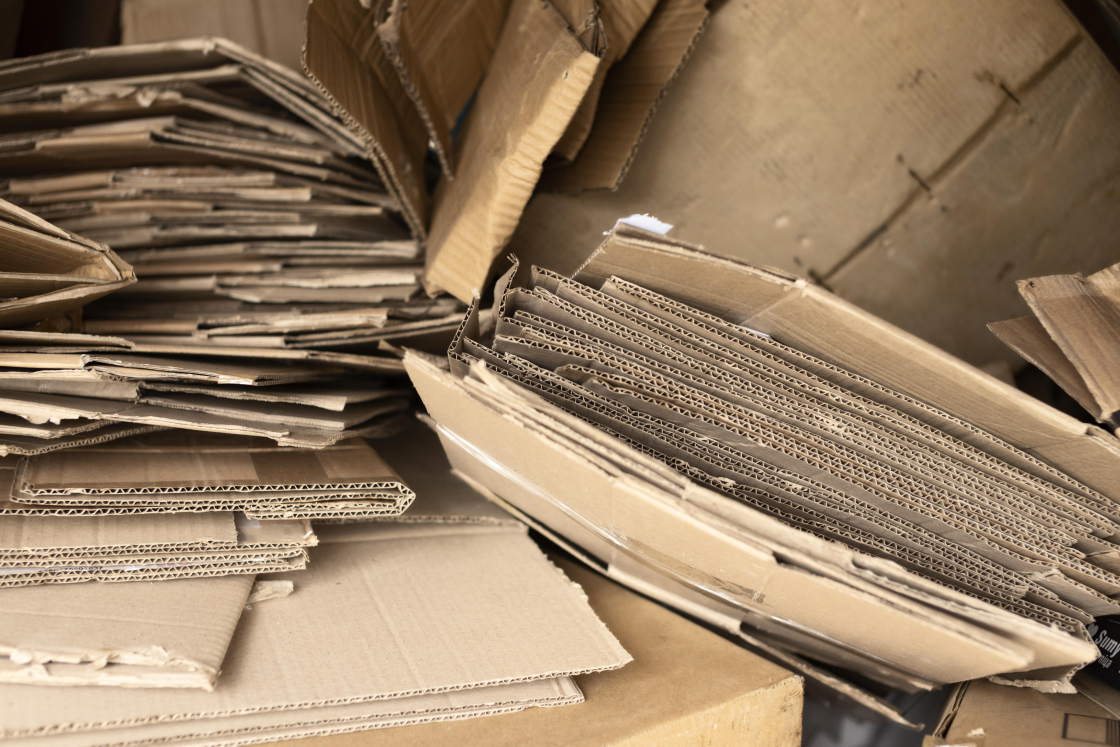
#> input picture modules/module3/photos/cardboard.jpg, 6720 x 4480 px (shown at 1/6 size)
$ python -i recycling_engine.py   (imports and definitions only)
#> lines starting #> are read from the running program, lines starting #| are printed output that depends on the picture
"""
recycling_engine.py
--------------------
Backend "brain" for the AI Recycling Assistant & DIY Guide feature.

Responsibilities:
1. analyze_image_opencv()  -> a lightweight OpenCV-based heuristic that looks
   at an uploaded photo (colour, saturation, brightness, edge density) and
   guesses which waste category it most likely belongs to. This is a simple
   rule-based "computer vision" fallback -- it runs entirely on the server
   with no external model file needed.

   For real machine-learning-grade accuracy, the frontend (ai_assistant.html)
   also supports plugging in a model trained with Google's Teachable Machine
   (TensorFlow.js) that runs client-side in the browser. Whichever source
   provides a classification, it is routed through the same decision engine
   below.

2. get_diy_guide() / DIY_GUIDES -> the "decision engine": given a waste
   category, returns curated DIY reuse ideas, step-by-step instructions,
   safety tips and a suggested video search query.

3. youtube_search_url() -> builds a safe YouTube *search* link for the idea
   (we never hardcode a specific video id, since we can't verify a real
   video exists/stays up -- the search link always works).
"""

from urllib.parse import quote_plus

import numpy as np
import cv2

# Categories kept identical to the `category` values already used for
# marketplace listings, so detection results map 1:1 onto the site.
CATEGORIES = ["plastic", "paper", "glass", "metal", "e-waste", "clothes"]


# ---------------------------------------------------------------------------
# 1. OpenCV heuristic material detector
# ---------------------------------------------------------------------------
def analyze_image_opencv(image_bytes):
    """
    Very lightweight, dependency-free 'AI material detector'.

    Takes raw image bytes (from a Flask FileStorage.read()), decodes them
    with OpenCV, and scores each category using simple colour/texture cues.
    Returns: {"material": <best category>, "confidence": <0-100 float>,
              "scores": {category: score, ...}}

    NOTE: this is a heuristic, not a trained neural network. It is meant as
    an always-available fallback / second opinion alongside the optional
    Teachable Machine model on the frontend.
    """
    file_bytes = np.frombuffer(image_bytes, dtype=np.uint8)
    img = cv2.imdecode(file_bytes, cv2.IMREAD_COLOR)

    if img is None:
        raise ValueError("Could not decode image")

    # Normalize size for consistent, fast analysis
    img = cv2.resize(img, (200, 200))
    hsv = cv2.cvtColor(img, cv2.COLOR_BGR2HSV)
    gray = cv2.cvtColor(img, cv2.COLOR_BGR2GRAY)

    hue, sat, val = cv2.split(hsv)
    mean_hue = float(np.mean(hue))
    mean_sat = float(np.mean(sat))
    mean_val = float(np.mean(val))
    std_val = float(np.std(val))  # brightness variation -> shiny/specular surfaces

    edges = cv2.Canny(gray, 60, 160)
    edge_density = float(np.count_nonzero(edges)) / edges.size  # 0-1, texture/complexity

    scores = {cat: 0.0 for cat in CATEGORIES}

    # Metal: fairly low colour saturation, but bright specular highlights
    # (big brightness swings) from reflective surfaces.
    scores["metal"] += max(0, 60 - mean_sat) * 0.6
    scores["metal"] += min(std_val, 80) * 0.8

    # Glass: low saturation, high overall brightness (clear/reflective),
    # relatively smooth (low edge density).
    scores["glass"] += max(0, 60 - mean_sat) * 0.5
    scores["glass"] += mean_val * 0.3
    scores["glass"] += max(0, 0.25 - edge_density) * 100

    # Plastic: usually the most saturated / colourful category (bright
    # packaging, bottles, toys).
    scores["plastic"] += mean_sat * 0.9

    # Paper/cardboard: warm tan/brown hues (~10-30 in OpenCV's 0-179 hue
    # range) with a visibly textured/fibrous surface.
    if 8 <= mean_hue <= 35:
        scores["paper"] += 40
    scores["paper"] += edge_density * 60
    scores["paper"] += max(0, 40 - mean_sat) * 0.3

    # E-waste: circuit boards are commonly green, casings often black/dark
    # with lots of small components -> high edge density + low brightness.
    if 40 <= mean_hue <= 90:
        scores["e-waste"] += 35
    scores["e-waste"] += max(0, 120 - mean_val) * 0.25
    scores["e-waste"] += edge_density * 70

    # Clothes/fabric: varied colour + high texture from weave/patterns.
    scores["clothes"] += edge_density * 50
    scores["clothes"] += min(mean_sat, 150) * 0.35

    best_category = max(scores, key=scores.get)
    total = sum(scores.values()) or 1.0
    confidence = round((scores[best_category] / total) * 100, 1)

    return {
        "material": best_category,
        "confidence": confidence,
        "scores": {k: round(v, 1) for k, v in scores.items()},
    }


# ---------------------------------------------------------------------------
# 2. Decision engine: DIY ideas, steps & safety tips per category
# ---------------------------------------------------------------------------
DIY_GUIDES = {
    "plastic": {
        "display_name": "Plastic",
        "icon": "♻️",
        "general_safety": [
            "Rinse and dry the item before working with it.",
            "Use scissors/cutters away from your body; ask an adult to help with cutting if you're a minor.",
            "Sand or tape any sharp cut edges before handling.",
        ],
        "ideas": [
            {
                "title": "Self-Watering Bottle Planter",
                "difficulty": "Easy",
                "time": "15 mins",
                "materials_needed": [
                    "1 plastic bottle (1–2 L)",
                    "Scissors or a cutter",
                    "A strip of cotton rope or old cloth (~20 cm)",
                    "Potting soil",
                    "A small seedling or seeds",
                ],
                "steps": [
                    "Wash and dry the bottle, and peel off the label.",
                    "Mark a line about one-third of the way down from the neck, then cut the bottle in half.",
                    "Poke a small hole in the cap and thread the rope/cloth strip through it — this becomes the water wick.",
                    "Turn the top half upside down (neck facing down) and rest it inside the bottom half.",
                    "Fill the top half with soil and your plant; fill the bottom half with water so the wick can draw it up over time.",
                ],
                "safety_tips": [
                    "Cut on a stable surface, keeping fingers away from the blade path.",
                    "Round off or tape the cut rim so it isn't sharp.",
                ],
                "video_query": "DIY self watering planter from plastic bottle",
            },
            {
                "title": "Plastic Bottle Bird Feeder",
                "difficulty": "Easy",
                "time": "20 mins",
                "materials_needed": [
                    "1 plastic bottle",
                    "2 wooden spoons or sticks",
                    "String",
                    "Birdseed",
                ],
                "steps": [
                    "Clean the bottle thoroughly and remove the label.",
                    "About a third up from the base, cut two small X-shaped slits on opposite sides for the spoon handles.",
                    "Just above each slit, cut a small hole so seed can trickle onto the spoon.",
                    "Push the spoon handles through the X-slits so the spoon bowls sit outside as little perches/trays.",
                    "Poke two holes near the neck, thread string through to hang it, then fill with birdseed via the neck.",
                ],
                "safety_tips": [
                    "Use blunt-tipped scissors and have an adult help pierce the holes.",
                    "Hang the feeder somewhere it won't fall on anyone below.",
                ],
                "video_query": "DIY plastic bottle bird feeder tutorial",
            },
        ],
    },
    "paper": {
        "display_name": "Paper / Cardboard",
        "icon": "📦",
        "general_safety": [
            "Keep blenders/mixers unplugged before cleaning them out.",
            "Work over a tray or basin — pulping paper is messy.",
            "Let all glue/paste-based crafts dry in a ventilated area.",
        ],
        "ideas": [
            {
                "title": "Handmade Recycled Paper Sheets",
                "difficulty": "Medium",
                "time": "1–2 hrs (+ drying overnight)",
                "materials_needed": [
                    "Waste paper or newspaper",
                    "Water",
                    "A blender (for pulping)",
                    "A frame with mesh/screen (an old photo frame + net works)",
                    "A basin and a cloth or sponge",
                ],
                "steps": [
                    "Tear the paper into small pieces and soak in water for a few hours.",
                    "Blend the soaked paper with plenty of water into a smooth pulp.",
                    "Pour the pulp into a basin of water, dip the screen frame in, and lift it flat to catch an even layer of pulp.",
                    "Press the wet sheet with a cloth or sponge to squeeze out excess water.",
                    "Carefully flip the sheet onto a dry cloth and let it air-dry for 24 hours, then peel it off.",
                ],
                "safety_tips": [
                    "An adult should operate the blender.",
                    "Don't put fingers near the screen mesh edges — trim any sharp wire ends first.",
                ],
                "video_query": "how to make recycled paper at home DIY",
            },
            {
                "title": "Paper Mâché Storage Bowl",
                "difficulty": "Medium",
                "time": "2 days (mostly drying time)",
                "materials_needed": [
                    "Newspaper, torn into strips",
                    "Flour + water paste (or diluted white glue)",
                    "A balloon",
                    "Paint (optional)",
                ],
                "steps": [
                    "Blow up the balloon to your desired bowl size.",
                    "Dip newspaper strips in the paste and layer them over half the balloon, 3–4 layers thick.",
                    "Let it dry fully for 24–48 hours in a ventilated spot.",
                    "Pop the balloon and trim the rim neatly with scissors.",
                    "Paint and decorate once completely dry.",
                ],
                "safety_tips": [
                    "Work in a well-ventilated room, especially if using glue-based paste.",
                    "Wash hands after handling the paste; keep away from eyes.",
                ],
                "video_query": "paper mache bowl DIY tutorial",
            },
        ],
    },
    "glass": {
        "display_name": "Glass",
        "icon": "🍾",
        "general_safety": [
            "Inspect jars/bottles for cracks or chips before reusing — discard anything damaged.",
            "Wear gloves when cleaning glass, especially if a piece has broken.",
            "Prefer battery LED tealights over open flame inside glass crafts.",
        ],
        "ideas": [
            {
                "title": "Glass Jar Herb Garden",
                "difficulty": "Easy",
                "time": "20 mins",
                "materials_needed": [
                    "A clean glass jar",
                    "Small stones or pebbles (for drainage)",
                    "Potting soil",
                    "A small herb seedling or seeds",
                    "Twine or paint (optional decoration)",
                ],
                "steps": [
                    "Wash the jar in warm soapy water and remove the label completely.",
                    "Add a layer of small stones at the bottom for drainage.",
                    "Add potting soil on top of the stones.",
                    "Plant your herb seedling or seeds and water lightly.",
                    "Decorate the outside with twine or paint, then place on a sunny windowsill.",
                ],
                "safety_tips": [
                    "Check the jar's rim for chips before use — a chipped rim can cut fingers.",
                    "If soil residue makes the jar slippery, dry your hands before handling it.",
                ],
                "video_query": "glass jar herb garden DIY indoor",
            },
            {
                "title": "Glass Bottle Lantern",
                "difficulty": "Easy",
                "time": "15 mins",
                "materials_needed": [
                    "A clean glass bottle",
                    "Twine or string",
                    "1 battery-powered LED tealight",
                ],
                "steps": [
                    "Wash and fully dry the bottle, removing any label.",
                    "Wrap twine around the neck for a decorative touch (optional).",
                    "Drop the LED tealight in through the neck.",
                    "Place it on a table or windowsill as ambient lighting.",
                ],
                "safety_tips": [
                    "Never place a real lit candle inside a glass bottle unattended — use LED lights instead.",
                    "Handle the bottle by the body, not the neck, to avoid it slipping.",
                ],
                "video_query": "DIY glass bottle lantern LED",
            },
        ],
    },
    "metal": {
        "display_name": "Metal",
        "icon": "🔩",
        "general_safety": [
            "Cut/cutting edges of cans and metal sheets can be razor sharp — sand or tape them.",
            "Wear gloves and safety glasses when drilling, hammering or piercing metal.",
            "Have an adult supervise any drilling for children.",
        ],
        "ideas": [
            {
                "title": "Tin Can Pen & Pencil Holder",
                "difficulty": "Easy",
                "time": "20 mins",
                "materials_needed": [
                    "A clean, empty tin can (lid fully removed)",
                    "Sandpaper",
                    "Paint or decorative paper",
                    "Twine (optional)",
                ],
                "steps": [
                    "Remove the label and wash the can thoroughly.",
                    "Run sandpaper around the rim to smooth any rough edge.",
                    "Prime and paint the outside, or wrap it in decorative paper.",
                    "Add twine or trim for extra decoration, then let it dry.",
                    "Use it on your desk to hold pens, pencils, or brushes.",
                ],
                "safety_tips": [
                    "Sand the rim before handling with bare hands — freshly cut lids are sharp.",
                    "Wear gloves while sanding if the edge still feels rough.",
                ],
                "video_query": "tin can pencil holder DIY craft",
            },
            {
                "title": "Aluminum Can Wind Chime",
                "difficulty": "Medium",
                "time": "45 mins",
                "materials_needed": [
                    "3–4 clean aluminum cans",
                    "A drill or hammer + nail",
                    "String or fishing line",
                    "A wooden dowel or hanger",
                ],
                "steps": [
                    "Wash and dry all the cans thoroughly.",
                    "With an adult's help, make a small hole near the closed end of each can using a drill or a hammer and nail.",
                    "Thread string through each hole and tie it securely.",
                    "Tie the cans at varying heights along a horizontal dowel.",
                    "Hang it outdoors somewhere it will catch a breeze.",
                ],
                "safety_tips": [
                    "Wear safety glasses when piercing metal — small metal shavings can fly.",
                    "Keep fingers clear of the drill bit/nail point at all times.",
                ],
                "video_query": "aluminum can wind chime DIY tutorial",
            },
        ],
    },
    "e-waste": {
        "display_name": "E-Waste",
        "icon": "💻",
        "general_safety": [
            "Never open batteries, capacitors, or CRT/old monitor components yourself — they can be toxic or hold a dangerous charge.",
            "Always disconnect a device from power before taking it apart.",
            "Anything with a working battery, screen, or motor should go to a certified e-waste collection point — only DIY with the exterior casing/keys.",
            "Wear gloves and wash your hands after handling old electronics; avoid inhaling dust from aged components.",
        ],
        "ideas": [
            {
                "title": "Keyboard Keycap Fridge Magnets",
                "difficulty": "Easy",
                "time": "20 mins",
                "materials_needed": [
                    "Keycaps from an old, unplugged keyboard",
                    "Small round magnets",
                    "Strong craft glue",
                ],
                "steps": [
                    "Make sure the keyboard has been unplugged/disconnected and is no longer in use.",
                    "Gently pop off the keycaps you want using a flat tool.",
                    "Clean each keycap with a damp cloth and let dry.",
                    "Glue a small magnet to the back of each cap and let it cure for 24 hours.",
                    "Use them on your fridge, whiteboard, or locker.",
                ],
                "safety_tips": [
                    "Work in a ventilated area if the glue has strong fumes.",
                    "Keep small magnets and keycaps away from young children — swallowing hazard.",
                ],
                "video_query": "keyboard keycap magnets DIY craft",
            },
            {
                "title": "Circuit Board Wall Art / Coasters",
                "difficulty": "Medium",
                "time": "30–45 mins",
                "materials_needed": [
                    "A cleaned, non-functional circuit board (batteries/capacitors already removed by a certified handler if it came from a powered device)",
                    "A shallow photo frame or clear resin",
                    "Felt pads (if making a coaster)",
                ],
                "steps": [
                    "Confirm the board has no battery, capacitor, or power source still attached — if unsure, take it to a certified e-waste recycler instead of DIY-ing it.",
                    "Wipe the board clean of dust and let it fully dry.",
                    "Mount it inside a shallow frame, or coat it in resin in a well-ventilated outdoor space.",
                    "Once fully cured, add felt pads underneath if it will be used as a coaster or trivet.",
                    "Display it as tech-inspired décor.",
                ],
                "safety_tips": [
                    "Do not attempt this with a board you haven't verified is fully de-powered.",
                    "Wear gloves and a dust mask while cleaning old boards.",
                    "Resin fumes can be strong — always cure resin in a ventilated area, away from children and pets.",
                ],
                "video_query": "circuit board coaster resin art tutorial",
            },
        ],
    },
    "clothes": {
        "display_name": "Clothes / Fabric",
        "icon": "👕",
        "general_safety": [
            "Wash old clothing before reworking it.",
            "Cut on a stable, flat surface, keeping fingers clear of the blade.",
            "Use a thimble when hand-sewing to avoid needle pricks; keep pins away from small children.",
        ],
        "ideas": [
            {
                "title": "No-Sew T-Shirt Tote Bag",
                "difficulty": "Easy",
                "time": "20 mins",
                "materials_needed": [
                    "1 old t-shirt",
                    "Scissors",
                    "Ruler or chalk (optional, for straight cuts)",
                ],
                "steps": [
                    "Turn the t-shirt inside out and lay it flat.",
                    "Cut off the sleeves and cut a wider neckline to form the bag's top opening.",
                    "Along the bottom hem, cut fringe strips about 1 inch wide and 3 inches long.",
                    "Tie each front fringe strip to the matching back strip using a double knot, working all the way across.",
                    "Turn the bag right-side out — it's ready to use.",
                ],
                "safety_tips": [
                    "Cut on a table, not in your lap, to keep fingers safe.",
                    "Adult supervision recommended for children using scissors.",
                ],
                "video_query": "no sew t shirt tote bag DIY",
            },
            {
                "title": "Braided Fabric Scrap Rug/Coaster",
                "difficulty": "Medium",
                "time": "1–2 hrs",
                "materials_needed": [
                    "Long strips cut from old clothing",
                    "Scissors",
                    "Needle and thread (optional, for stitching layers)",
                ],
                "steps": [
                    "Cut old clothing into long strips, about 2 inches wide.",
                    "Tie three strips together at one end and braid them tightly.",
                    "Coil the finished braid into a tight spiral, starting from the center.",
                    "Hand-stitch the coils together as you go to hold the shape.",
                    "Tuck in and stitch down the final end to finish.",
                ],
                "safety_tips": [
                    "Use a thimble while hand-sewing to protect your fingertips.",
                    "Store needles/pins in a labeled box away from young children.",
                ],
                "video_query": "braided fabric scrap rug DIY tutorial",
            },
        ],
    },
}


def get_diy_guide(material):
    """Return the DIY guide dict for a given material key, or None if unknown."""
    return DIY_GUIDES.get(material)


def youtube_search_url(query):
    """Build a safe YouTube search link (never a hardcoded/possibly-dead video id)."""
    return f"https://www.youtube.com/results?search_query={quote_plus(query)}"

>>> import cv2
>>> picture = cv2.imread('photos/cardboard.jpg', cv2.IMREAD_GRAYSCALE)
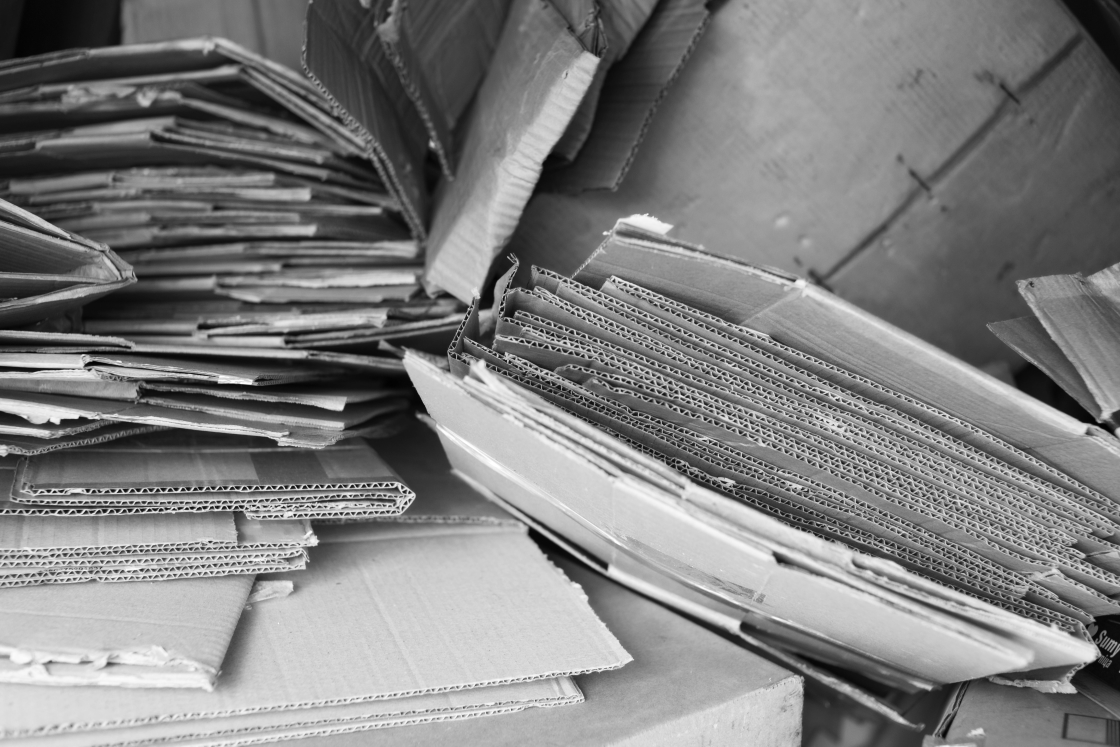
#> picture: shape (4480, 6720) (shown at 1/6 size); min 0, max 255, mean 127.7
#> (the run stopped early here; a loop or call above may not have finished)
